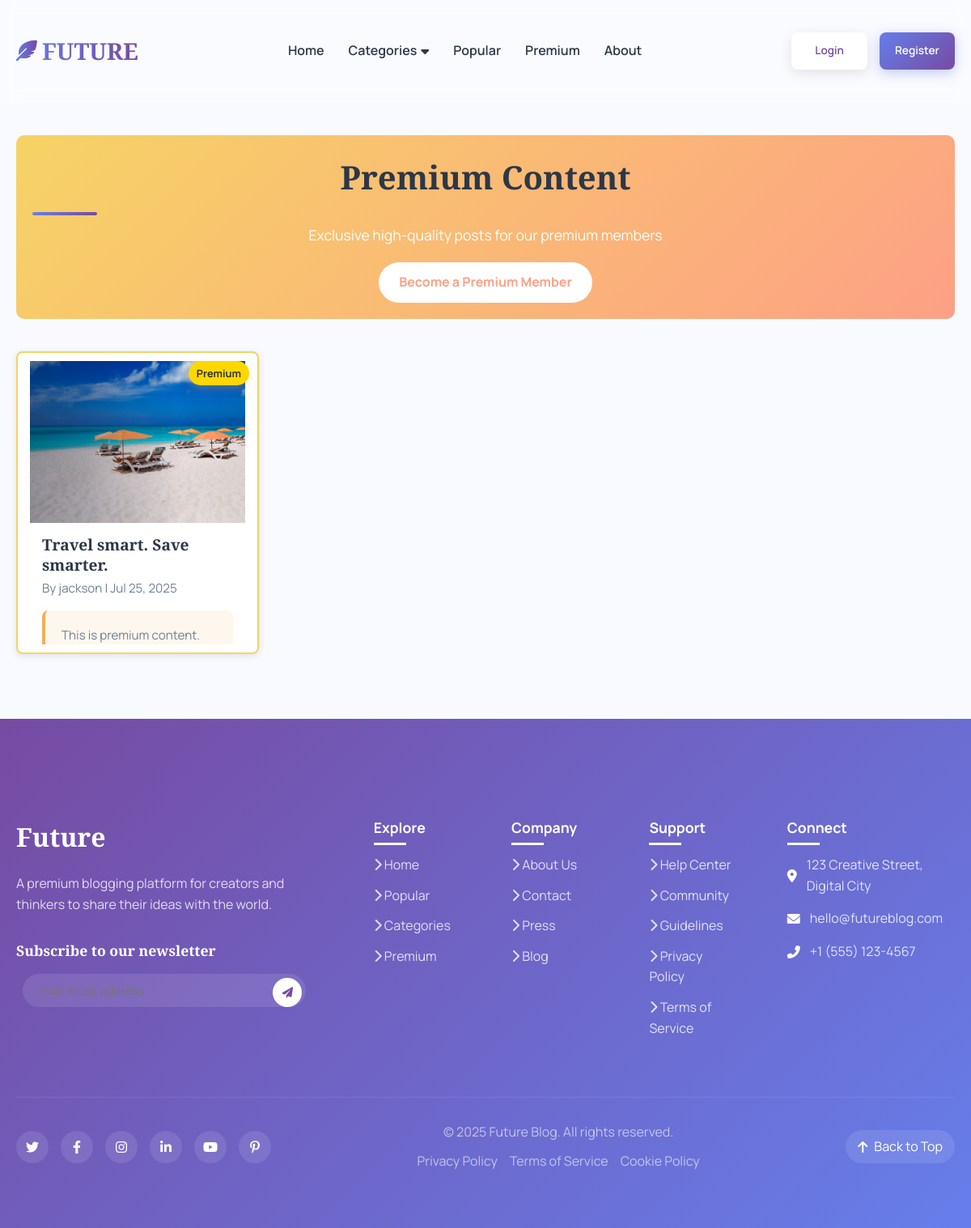
The app's page /php/premium.php with its own data.
### tables this page shows
CREATE TABLE `posts` (
  `id` int(11) NOT NULL,
  `title` varchar(255) NOT NULL,
  `content` text NOT NULL,
  `category` varchar(100) NOT NULL,
  `category_id` int(11) DEFAULT NULL,
  `author` int(11) NOT NULL,
  `image_url` varchar(255) DEFAULT NULL,
  `is_premium` tinyint(1) DEFAULT 0,
  `likes` int(11) DEFAULT 0,
  `created_at` datetime DEFAULT current_timestamp(),
  `status` enum('pending','approved','rejected') NOT NULL DEFAULT 'pending'
);

CREATE TABLE `users` (
  `id` int(11) NOT NULL,
  `name` varchar(100) NOT NULL,
  `email` varchar(100) NOT NULL,
  `password` varchar(255) NOT NULL,
  `created_at` timestamp NOT NULL DEFAULT current_timestamp(),
  `role` enum('guest','user','admin') DEFAULT 'user',
  `is_premium` tinyint(1) DEFAULT 0
);

### php/functions.php (called while the page is built, shortened)
<?php
function getAllCategories($conn) {
    $categories = array();
    $result = $conn->query("SELECT id, name FROM categories ORDER BY name ASC");
    while ($row = $result->fetch_assoc()) {
        $categories[] = $row;
    }
    return $categories;
}
?>

### php/premium.php (the view, shortened to what this page needs)
<?php
include("../config/db.php");
$isAdmin = ($_SESSION['role'] ?? '') === 'admin';
$isPremium = false;
try {
    $stmt = $conn->prepare("
        SELECT p.*, u.name as author_name
        FROM posts p
        JOIN users u ON p.author = u.id
        JOIN categories c ON p.category_id = c.id
        WHERE p.is_premium = 1 AND (p.status = 'approved' OR ?)
        ORDER BY p.created_at DESC
    ");
    $isAdminBool = $isAdmin ? 1 : 0;
    $stmt->bind_param("i", $isAdminBool);
    $stmt->execute();
    $result = $stmt->get_result();
} catch (Exception $e) {
    die("Error fetching posts: " . $e->getMessage());
}
include("../includes/header.php");
?>
<div class="container">
    <div class="premium-header">
        <h1>Premium Content</h1>
        <p>Exclusive high-quality posts for our premium members</p>
        <?php if (!$isLoggedIn): ?>
            <a href="../pages/register.html" class="premium-cta">Become a Premium Member</a>
        <?php endif; ?>
    </div>
    <?php if ($result->num_rows > 0): ?>
        <div class="posts-grid">
            <?php while ($row = $result->fetch_assoc()):
            ?>
<article class="post-card premium-post">
    <?php if ($row['image_url']): ?>
        <img src="../<?php echo htmlspecialchars($row['image_url']); ?>" alt="Post image">
        <div class="premium-badge">Premium</div>
    <?php endif; ?>
    <div class="post-content">
        <h2>
            <a href="view_post.php?id=<?= $row['id']; ?>">
                <?= htmlspecialchars($row['title']); ?>
            </a>
        </h2>
        <p class="post-meta">By <?= htmlspecialchars($row['author_name']); ?> | <?= date("M d, Y", strtotime($row['created_at'])); ?></p>
        <?php if ($isPremium || $isAdmin): ?>
            <p class="post-excerpt"><?= htmlspecialchars(substr($row['content'], 0, 200)); ?>...</p>
        <?php else: ?>
            <div class="premium-warning">
                <p>This is premium content. <a href="subscribe.php">Subscribe</a> to view.</p>
            </div>
        <?php endif; ?>
    </div>
</article>
            <?php endwhile; ?>
        </div>
    <?php endif; ?>
</div>
<?php
include("../includes/footer.php");
?>

### style.css (style rules this page uses)
:root { --primary-light: #667EEA; --primary-dark: #764BA2; --secondary-light: #43CBFF; --secondary-dark: #9708CC; --bg: #F8FAFF; --text: #2D3748; --text-light: #718096; --accent: #FF6B6B; --success: #48BB78; --premium: #F6AD55; --glass: rgba(255, 255, 255, 0.25); --glass-border: rgba(255, 255, 255, 0.3); --shadow: 0 4px 30px rgba(0, 0, 0, 0.1); }
* { box-sizing: border-box; margin: 0; padding: 0; }
body { font-family: 'Manrope', sans-serif; background-color: var(--bg); color: var(--text); line-height: 1.6; overflow-x: hidden; }
h1, h2, h3, h4 { font-family: 'Playfair Display', serif; font-weight: 700; }
.container { max-width: 1200px; margin: 0 auto; padding: 0 20px; }
.posts-grid { display: grid; grid-template-columns: repeat(auto-fill, minmax(350px, 1fr)); gap: 30px; margin: 40px 0; }
.post-card { background: white; border-radius: 16px; overflow: hidden; box-shadow: var(--shadow); transition: all 0.4s cubic-bezier(0.175, 0.885, 0.32, 1.275); position: relative; }
.post-content { padding: 25px; }
.post-meta { display: flex; justify-content: space-between; align-items: center; font-size: 0.85rem; }
.premium-badge { position: absolute; top: 15px; right: 15px; background: linear-gradient(135deg, var(--premium), #F68712); color: white; padding: 6px 12px; border-radius: 50px; font-size: 0.7rem; font-weight: 700; z-index: 2; box-shadow: 0 4px 10px rgba(246, 173, 85, 0.3); display: inline-flex; align-items: center; gap: 5px; }
.post-card { width: 300px; background: #fff; border: 1px solid #ccc; border-radius: 10px; overflow: hidden; transition: box-shadow 0.3s; cursor: pointer; }
.post-content { padding: 15px; max-height: 150px; overflow: hidden; transition: max-height 0.5s ease; }
.post-meta { color: #777; font-size: 12px; margin-bottom: 10px; }
.container { padding: 40px 20px; max-width: 1200px; margin: 0 auto; }
.container h1 { font-family: 'Playfair Display', serif; font-size: 2.5rem; margin-bottom: 40px; color: var(--text); position: relative; padding-bottom: 15px; }
.container h1::after { content: ''; position: absolute; bottom: 0; left: 0; width: 80px; height: 4px; background: linear-gradient(90deg, var(--primary-light), var(--primary-dark)); border-radius: 2px; }
.posts-grid { display: grid; grid-template-columns: repeat(auto-fill, minmax(300px, 1fr)); gap: 30px; margin-top: 30px; }
.post-card { background: white; border-radius: 12px; overflow: hidden; box-shadow: var(--shadow); transition: all 0.3s ease; display: flex; flex-direction: column; height: 100%; justify-content: space-between; padding: 10px 15px; }
.post-card img { width: 100%; height: 200px; object-fit: cover; }
.post-content { padding: 25px; flex: 1; display: flex; flex-direction: column; justify-content: space-between; }
.post-card h2 { font-family: 'Playfair Display', serif; font-size: 1.4rem; margin-bottom: 10px; line-height: 1.3; }
.post-card h2 a { color: var(--text); text-decoration: none; transition: color 0.3s; }
.post-card p { color: var(--text-light); margin-bottom: 15px; font-size: 0.95rem; line-height: 1.5; }
.post-meta { font-size: 0.85rem; color: var(--text-light); margin-bottom: 15px; }
.premium-warning { background: rgba(246, 173, 85, 0.1); padding: 20px; border-radius: 8px; border-left: 4px solid var(--premium); margin-bottom: 30px; }
.premium-warning p { margin-bottom: 15px; }

### records on screen
posts: image_url (picture), title "Travel smart. Save smarter.", author.name "jackson", created_at "Jul 25, 2025"
